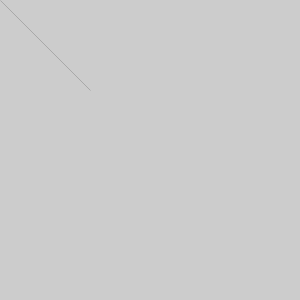
Frame 1 (no input)
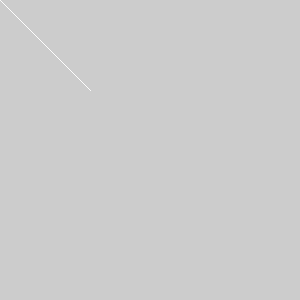
Frame 60 (the mouse pressed at the canvas centre just before this capture)
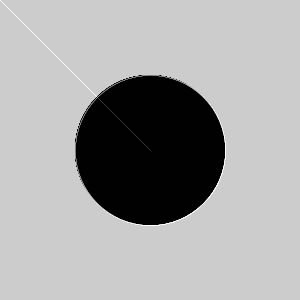
Frame 120 (the mouse held since frame 60 and released just before this capture)

The Processing sketch that drew these frames (run headless with seeded random() and noise(); from frame 60 on, the mouse is pressed at the canvas centre):

// Processing sketch: processing_44704
// ── processing_44704.pde

void setup(){
size(300,300);
  fill(0,102);
  smooth();
  
}

void draw(){
  float weight=dist(mouseX,mouseY,pmouseX,pmouseY);
  
  strokeWeight(0.1);
  triangle(mouseX,mouseY,pmouseX,pmouseY,90,90);

  stroke(255);
  strokeWeight(0.25);
  ellipse(mouseX,mouseY,pmouseX,pmouseY);
 
}
